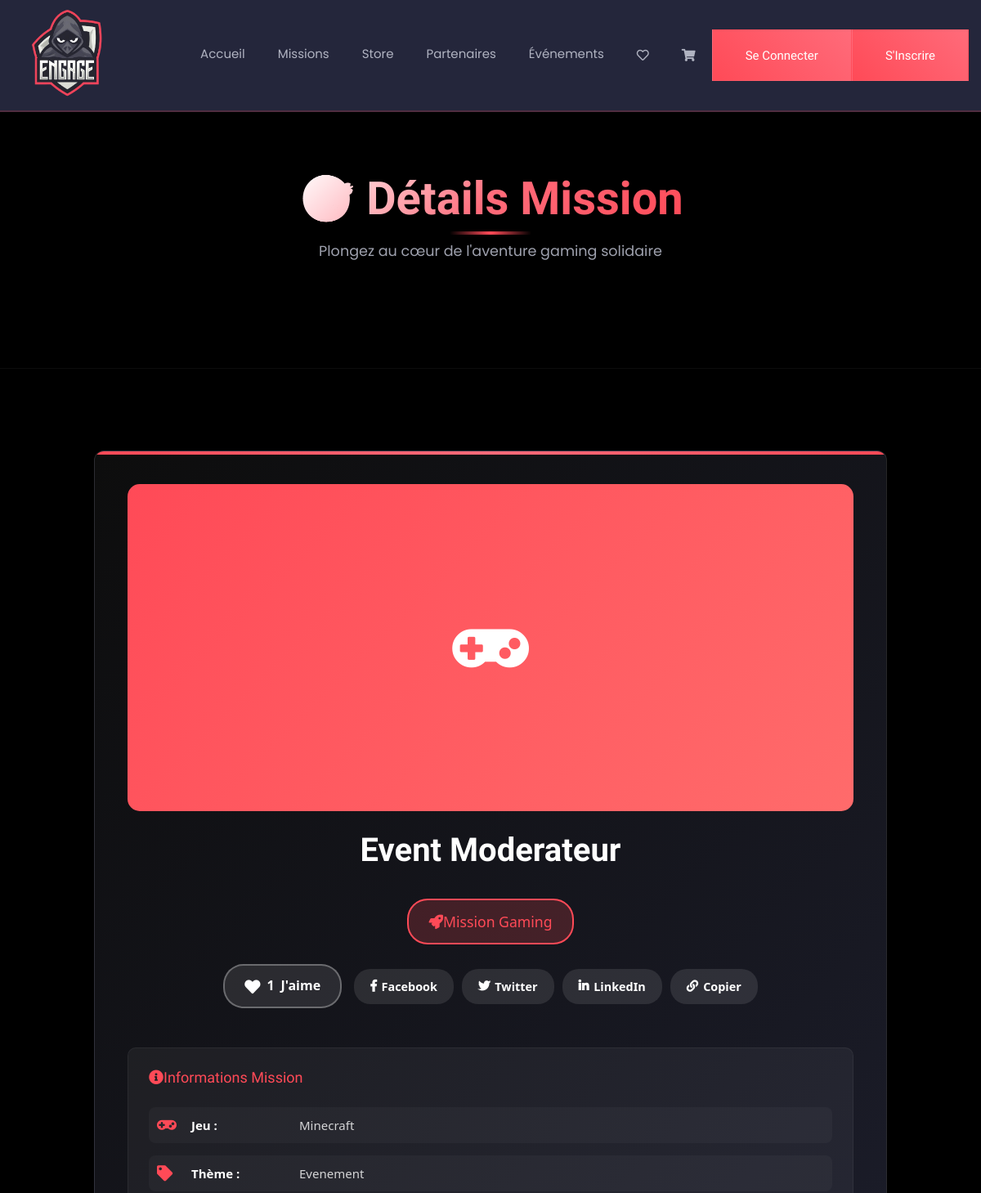
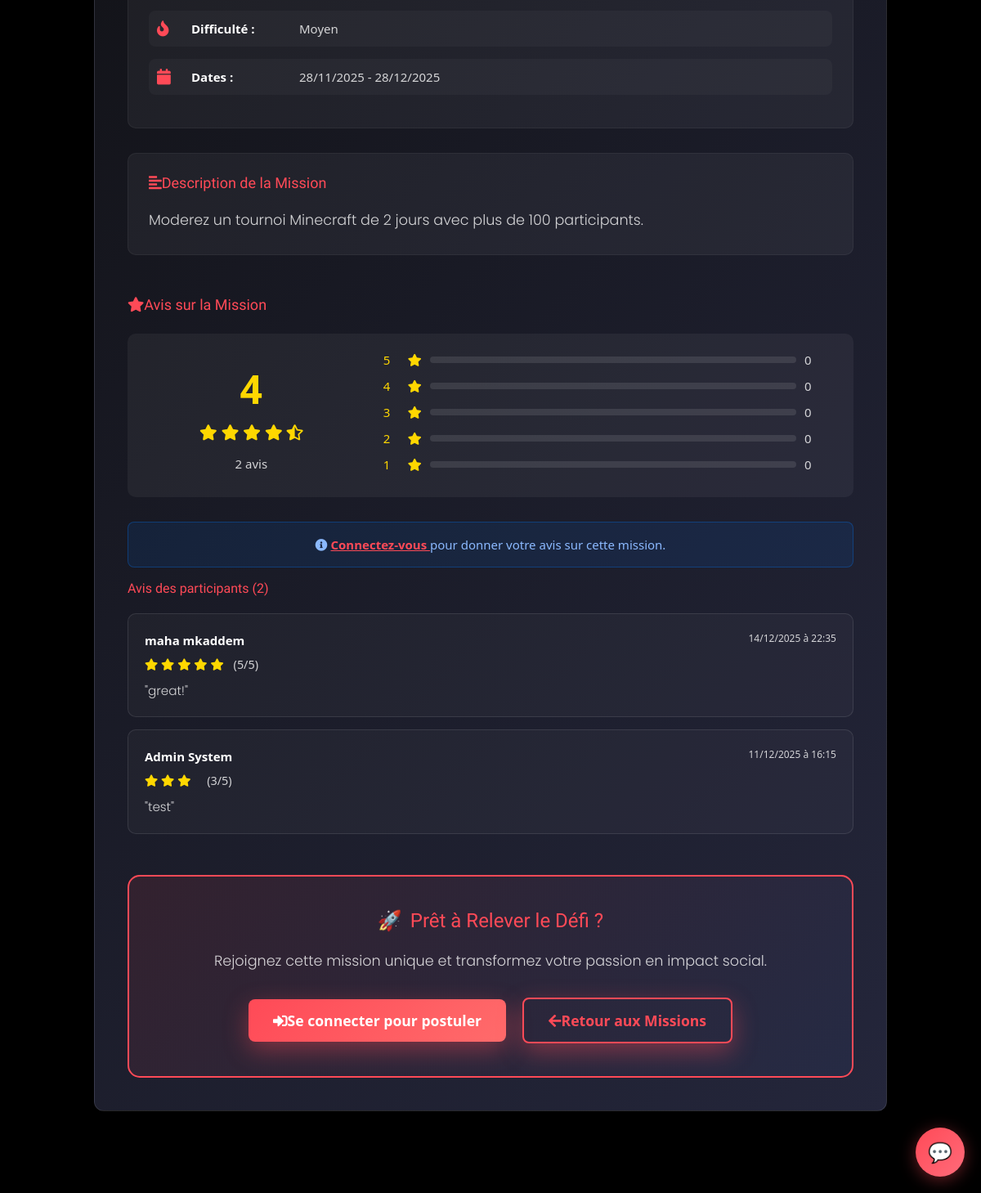
The app's page /view/frontoffice/missiondetails.php?id=5 with its own data (2 pictures, top to bottom).
### tables this page shows
CREATE TABLE `missions` (
  `id` int(11) NOT NULL,
  `titre` varchar(255) NOT NULL,
  `jeu` varchar(100) NOT NULL,
  `theme` varchar(100) DEFAULT NULL,
  `niveau_difficulte` enum('Facile','Moyen','Difficile','Expert') DEFAULT 'Moyen',
  `description` longtext DEFAULT NULL,
  `competences_requises` varchar(500) DEFAULT NULL,
  `salaire_propose` decimal(10,2) DEFAULT NULL,
  `duree_estimee` varchar(100) DEFAULT NULL,
  `nombre_places` int(11) DEFAULT 1,
  `date_creation` timestamp NOT NULL DEFAULT current_timestamp(),
  `date_debut` date DEFAULT NULL,
  `date_fin` date DEFAULT NULL,
  `statut` enum('Ouverte','En cours','Fermee','Annulee') DEFAULT 'Ouverte',
  `createur_id` int(11) NOT NULL,
  `partenaire_id` int(11) DEFAULT NULL
);

CREATE TABLE `feedback` (
  `id` int(11) NOT NULL,
  `id_mission` int(11) NOT NULL,
  `id_utilisateur` int(11) NOT NULL,
  `rating` tinyint(1) NOT NULL DEFAULT 5 COMMENT 'Rating from 1 to 5',
  `commentaire` longtext DEFAULT NULL,
  `date_feedback` timestamp NOT NULL DEFAULT current_timestamp(),
  `created_at` timestamp NOT NULL DEFAULT current_timestamp(),
  `updated_at` timestamp NOT NULL DEFAULT current_timestamp() ON UPDATE current_timestamp()
);

CREATE TABLE `utilisateur` (
  `id_util` int(11) NOT NULL,
  `prenom` varchar(100) NOT NULL,
  `nom` varchar(100) NOT NULL,
  `dt_naiss` date DEFAULT NULL,
  `mail` varchar(255) NOT NULL,
  `num` int(11) DEFAULT NULL,
  `mdp` varchar(255) NOT NULL,
  `typee` enum('admin','user') DEFAULT 'user',
  `q1` varchar(255) DEFAULT NULL,
  `rp1` varchar(255) DEFAULT NULL,
  `q2` varchar(255) DEFAULT NULL,
  `rp2` varchar(255) DEFAULT NULL,
  `gamer_tag` varchar(100) DEFAULT NULL,
  `created_at` timestamp NOT NULL DEFAULT current_timestamp(),
  `updated_at` timestamp NOT NULL DEFAULT current_timestamp() ON UPDATE current_timestamp(),
  `img` varchar(255) DEFAULT NULL,
  `auth` varchar(200) NOT NULL,
  `face` text NOT NULL
);

### view/frontoffice/missiondetails.php (the view, shortened to what the rows shown need)
<?php
require_once __DIR__ . '/../../controller/missioncontroller.php';
require_once __DIR__ . '/../../controller/feedbackcontroller.php';
$missionC = new missioncontroller();
$feedbackcontroller = new feedbackcontroller();
$id = intval($_GET['id']);
$mission = $missionC->getMissionById($id);
$feedbacks = $feedbackcontroller->getFeedbacksByMission($id);
$isLiked = false;
$theme = strtolower(trim($mission['theme']));
$images = [
    "sport" => "sport.png",
    "football" => "tournoi.png",
    "Éducation" => "education.png",
    "education" => "education.png",
    "esport" => "valorant.png",
    "valorant" => "valorant.png",
    "minecraft" => "minecraft.png",
    "Création" => "roblox.png",
    "prévention" => "sante.png",
    "prevention" => "sante.png",
    "coaching" => "coaching.png",
    "Compétition" => "cyber.png",
];
$image = $images[$theme] ?? "default.png";
$imagePath = "assets/img/" . $image;
?>
<!DOCTYPE html>
<html lang="fr">
<head>
    <link rel="stylesheet" href="assets/css/bootstrap.min.css">
    <link rel="stylesheet" href="assets/css/all.css">
    <link rel="stylesheet" href="assets/css/style.css">
    <link rel="stylesheet" href="assets/css/mission.css">
    <link rel="stylesheet" href="assets/css/custom-frontoffice.css">
</head>
<body>
<div class="body_bg">
    <section class="breadcrumb_bg">
        <div class="container">
            <div class="breadcrumb_iner_item text-center">
                <h1 class="design-title">🎯 Détails Mission</h1>
            </div>
        </div>
    </section>
    <section class="section_padding">
        <div class="container">
            <div class="row">
                <div class="col-lg-10 mx-auto">
                    <div class="enhanced-card">
                        <div class="text-center mb-5">
                            <div class="details-header">
                                <?php if (file_exists($imagePath)): ?>
                                    <img src="<?= $imagePath ?>" alt="<?= htmlspecialchars($mission['theme']) ?>"
                                         style="width: 100%; height: 400px; object-fit: cover; border-radius: 15px; border: 3px solid rgba(255,255,255,0.1);">
                                <?php else: ?>
                                    <div style="background: linear-gradient(135deg, #ff4a57 0%, #ff6b6b 100%); height: 400px; display: flex; align-items: center; justify-content: center; border-radius: 15px;">
                                    </div>
                                <?php endif; ?>
                            </div>
                            <h1 class="game-title-main mt-4" style="color: white; font-size: 2.5rem; font-weight: 700;"><?= htmlspecialchars($mission['titre']) ?></h1>
                            <span style="background: rgba(255,74,87,0.2); color: #ff4a57; padding: 12px 25px; border-radius: 25px; font-size: 1.1rem; border: 2px solid #ff4a57; display: inline-block; margin-top: 15px;">
                                <i class="fas fa-rocket me-2"></i>Mission Gaming
                            </span>
                            <div class="social-actions mt-4" style="display: flex; justify-content: center; gap: 15px; flex-wrap: wrap; align-items: center;">
                                <button id="likeBtn" class="btn-like <?= $isLiked ? 'liked' : '' ?>"
                                        data-mission-id="<?= $id ?>"
                                        <?= !isset($_SESSION['user_id']) ? 'onclick="alert(\'Vous devez être connecté pour liker\')"' : '' ?>>
                                </button>
                                <div class="share-buttons" style="display: flex; gap: 10px;">
                                </div>
                            </div>
                        </div>
                        <div class="info-section" style="background: rgba(255,255,255,0.05); padding: 25px; border-radius: 10px; margin-bottom: 30px;">
                            <div class="info-item" style="display: flex; align-items: center; margin-bottom: 15px; padding: 10px; background: rgba(255,255,255,0.03); border-radius: 8px;">
                                <i class="fas fa-gamepad" style="color: #ff4a57; width: 30px; font-size: 1.2rem;"></i>
                                <strong style="color: white; width: 120px;">Jeu :</strong>
                                <span style="color: rgba(255,255,255,0.8);"><?= htmlspecialchars($mission['jeu']) ?></span>
                            </div>
                            <div class="info-item" style="display: flex; align-items: center; margin-bottom: 15px; padding: 10px; background: rgba(255,255,255,0.03); border-radius: 8px;">
                                <i class="fas fa-tag" style="color: #ff4a57; width: 30px; font-size: 1.2rem;"></i>
                                <strong style="color: white; width: 120px;">Thème :</strong>
                                <span style="color: rgba(255,255,255,0.8);"><?= htmlspecialchars($mission['theme']) ?></span>
                            </div>
                            <div class="info-item" style="display: flex; align-items: center; margin-bottom: 15px; padding: 10px; background: rgba(255,255,255,0.03); border-radius: 8px;">
                                <i class="fas fa-fire" style="color: #ff4a57; width: 30px; font-size: 1.2rem;"></i>
                                <strong style="color: white; width: 120px;">Difficulté :</strong>
                                <span style="color: rgba(255,255,255,0.8);"><?= htmlspecialchars($mission['niveau_difficulte']) ?></span>
                            </div>
                            <div class="info-item" style="display: flex; align-items: center; padding: 10px; background: rgba(255,255,255,0.03); border-radius: 8px;">
                                <i class="fas fa-calendar" style="color: #ff4a57; width: 30px; font-size: 1.2rem;"></i>
                                <strong style="color: white; width: 120px;">Dates :</strong>
                                <span style="color: rgba(255,255,255,0.8);">
                                    <?= date('d/m/Y', strtotime($mission['date_debut'])) ?> - <?= date('d/m/Y', strtotime($mission['date_fin'])) ?>
                                </span>
                            </div>
                        </div>
                        <div class="description-section" style="background: rgba(255,255,255,0.05); padding: 25px; border-radius: 10px; margin-bottom: 30px;">
                            <h4 style="color: #ff4a57; margin-bottom: 20px;">
                                <i class="fas fa-align-left me-2"></i>Description de la Mission
                            </h4>
                            <p class="mt-3" style="font-size: 1.1rem; line-height: 1.8; color: rgba(255,255,255,0.8);">
                                <?= nl2br(htmlspecialchars($mission['description'] ?? "Aucune description disponible.")) ?>
                            </p>
                        </div>
                        <div class="feedback-section" style="margin-top: 50px;">
                            <?php if (!empty($feedbacks)): ?>
                                <div class="feedbacks-list">
                                    <?php foreach ($feedbacks as $feedback): ?>
                                        <div class="feedback-item" style="background: rgba(255,255,255,0.03); padding: 20px; border-radius: 10px; margin-bottom: 15px; border: 1px solid rgba(255,255,255,0.1);">
                                            <div class="d-flex justify-content-between align-items-start mb-2">
                                                <div>
                                                    <strong style="color: white;"><?= htmlspecialchars($feedback['prenom'] . ' ' . $feedback['nom']) ?></strong>
                                                    <div class="stars" style="color: #ffd700; margin-top: 5px;">
                                                        <?php for ($i = 1; $i <= 5; $i++): ?>
                                                            <i class="fas fa-star<?= $i <= $feedback['rating'] ? '' : '-o' ?>" style="font-size: 0.9rem;"></i>
                                                        <?php endfor; ?>
                                                        <span style="color: rgba(255,255,255,0.8); margin-left: 8px; font-size: 0.9rem;">
                                                            (<?= $feedback['rating'] ?>/5)
                                                        </span>
                                                    </div>
                                                </div>
                                                <small style="color: rgba(255,255,255,0.8);">
                                                    <?= date('d/m/Y à H:i', strtotime($feedback['date_feedback'])) ?>
                                                </small>
                                            </div>
                                            <?php if (!empty($feedback['commentaire'])): ?>
                                                <p style="color: rgba(255,255,255,0.8); margin: 10px 0 0 0; line-height: 1.5; font-size: 0.95rem;">
                                                    "<?= nl2br(htmlspecialchars($feedback['commentaire'])) ?>"
                                                </p>
                                            <?php endif; ?>
                                        </div>
                                    <?php endforeach; ?>
                                </div>
                            <?php endif; ?>
                        </div>
                    </div>
                </div>
            </div>
        </div>
    </section>
</div>
</body>
</html>

### records on screen
missions: titre "Event Moderateur", jeu "Minecraft", theme "Evenement", niveau_difficulte "Moyen", date_debut "28/11/2025", date_fin "28/12/2025", description "Moderez un tournoi Minecraft de 2 jours avec plus de 100 participants."
feedback: id_utilisateur.nom "maha mkaddem", rating "5", date_feedback "14/12/2025 à 22:35", commentaire "great!"
feedback: id_utilisateur.nom "Admin System", rating "3", date_feedback "11/12/2025 à 16:15", commentaire "test"

### other values on screen
$likeCount "1"
$averageRating "4"
$totalFeedbacks "2"
$count "0"
